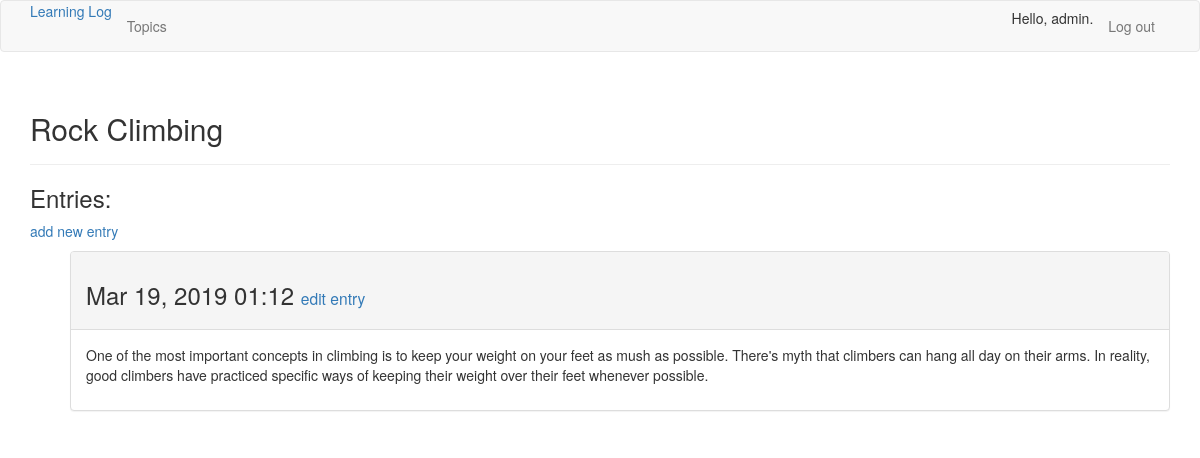
The page /topics/2/ (signed in) on the database its author committed.
### learning_logs/models.py (models this page shows, shortened)
class Topic(models.Model):
    text = models.CharField(max_length=200)
    date_added = models.DateTimeField(default=timezone.now)
    owner = models.ForeignKey(User, on_delete=models.CASCADE)
    def __str__(self):
        return self.text

class Entry(models.Model):
    topic = models.ForeignKey(Topic, on_delete=models.CASCADE)
    text = models.TextField()
    date_added = models.DateTimeField(default=timezone.now)
    class Meta:
        verbose_name_plural = 'entries'

### learning_logs/views.py (the view)
# urls.py: path('topics/<topic_id>/', views.topic, name='topic'),
def topic(request, topic_id):
    topic = Topic.objects.get(id=topic_id)
    if topic.owner != request.user:
        raise Http404
    entries = topic.entry_set.order_by('date_added')
    context = {'topic': topic, 'entries': entries}
    return render(request, 'topic.html', context)

### learning_logs/templates/topic.html
{% extends "base.html" %}
{% block header %}
    <h2>{{ topic }}</h2>
{% endblock header %}
{% block content %}
    <h3>Entries:</h3>
    <p>
        <a href="{% url 'new_entry' topic.id %}">add new entry</a>
    </p>
    <ul>
        {% for entry in entries %}
            <div class="panel panel-default">
                <div class="panel-heading">
                    <h3>
                        {{ entry.date_added|date:'M d, Y H:i' }}
                        <small>
                            <a href="{% url 'edit_entry' entry.id %}">edit entry</a>
                        </small>
                    </h3>
                </div>
                <div class="panel-body">
                    {{ entry.text|linebreaks }}
                </div>
            </div>
        {% empty %}
            There are no entries for this topic yet.
        {% endfor %}
    </ul>
{% endblock content %}

### templates/base.html (shortened to what this page needs)
{% load bootstrap3 %}
<!DOCTYPE html>
<html lang="en">
<head>
    {% bootstrap_css %}
</head>
<body>
    <nav class="navbar navbar-default nav-static-top">
        <div class="container">
            <div class="navbar-header">
                <a class="nav-brand" href="{% url 'index' %}">Learning Log</a>
            </div>
            <div id="navbar" class="navbar-collapse collapse">
                <ul class="nav navbar-nav">
                    <li><a href="{% url 'topics' %}">Topics</a></li>
                </ul>
                <ul class="nav navbar-nav navbar-right">
                    {% if user.is_authenticated %}
                        <li><h5>Hello, {{ user.username }}.</h5></li>
                        <li><a href="{% url 'logout' %}">Log out</a></li>
                    {% else %}
                        <li><a href="{% url 'register' %}">Register</a></li>
                        <li><a href="{% url 'login' %}">Log in</a></li>
                    {% endif %}
                </ul>
            </div>
        </div>
    </nav>
    <div class="container">
        <div class="page-header">
            {% block header %}{% endblock header %}
        </div>
        <div>
            {% block content %}{% endblock content %}
        </div>
    </div>
</body>
</html>

### rows shown on the page
Topic: text "Rock Climbing"
Entry: date_added "Mar 19, 2019 01:12", text "One of the most important concepts in climbing is to keep your weight on your feet as mush as possible. There's myth that climbers can hang all day on their arms. In reality, good climbers have practiced specific ways of keeping their weight over their feet whenever possible."

### other values the page prints
{{ user.username }} "admin"
